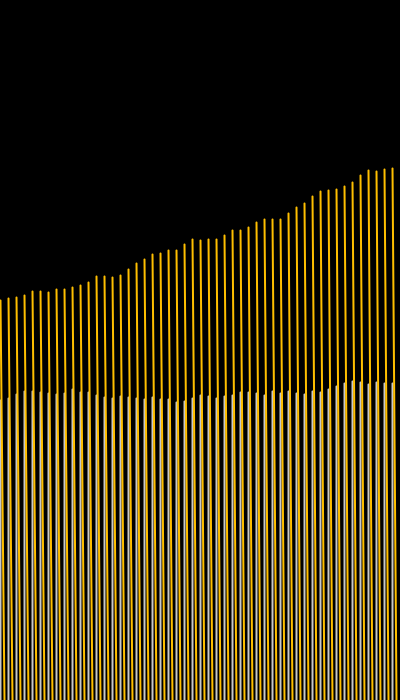
Frame 1 (no input)
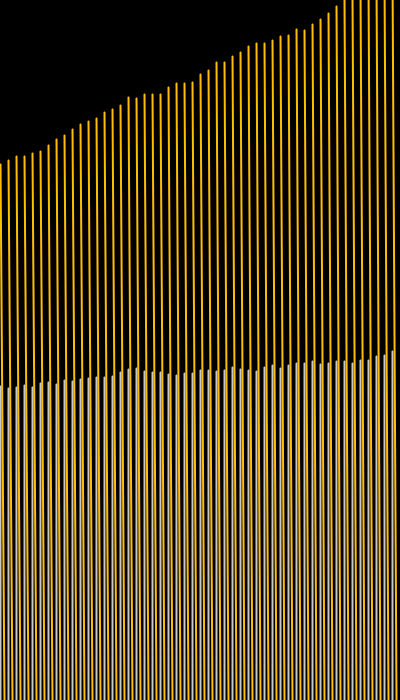
Frame 2 (the mouse pressed at the canvas centre, redrawn once)

The Processing sketch that drew these frames (run headless with seeded random() and noise(); the mouse was pressed at the canvas centre and the sketch redrawn once):

// Processing sketch: stonkz_unit3
// ── stonkz_unit3.pde
float gold = 400;
float silver = 300;

void setup() {
  size(400, 700);
  strokeWeight(2);
}

void draw() {
  background(0);

  float time = 0;
  while (time < width) {
    stroke (200);
    strokeWeight(2);
    line(time, height - silver, time, height);
    silver += random(-3, 4);

    stroke (#ffbf00);
    strokeWeight(2);
    line(time, height - gold, time + 4, height);
    gold += random(-1, 8);
    time += 8;
  }
  noLoop();
}
